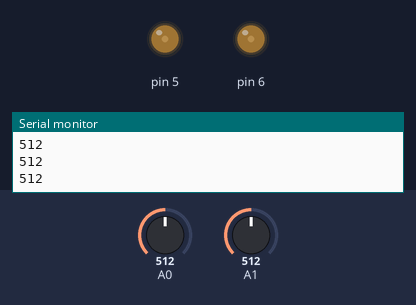
Bench run of a sketch on a simulated Arduino Uno, built with avr-gcc and run on an emulated ATmega328P. Shown: output pins drawn as LEDs (lit = HIGH), the last lines printed to the serial monitor. The inputs (shaded band) are chosen by the test bench; at power-on: A1 = 512, A0 = 512.

Above: at 1.2 s.
1.3 s: A1 set to 716
At 1.7 s:
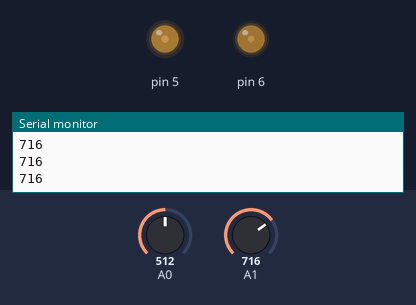
2.8 s: A0 set to 716
At 4.0 s:
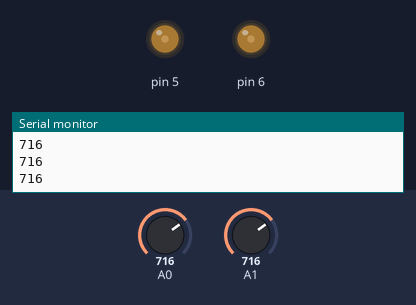
4.3 s: A1 set to 900
At 5.2 s:
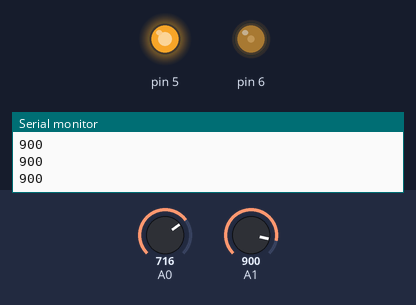
5.8 s: A0 set to 900
At 6.4 s:
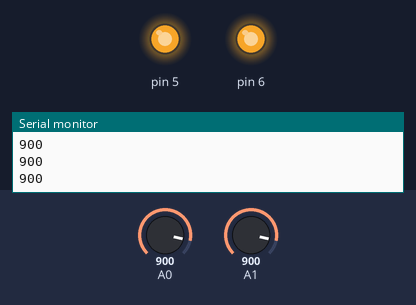
7.3 s: A1 set to 915
At 8.5 s:
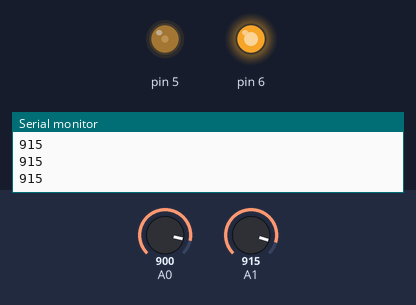
8.8 s: A0 set to 904
At 9.9 s:
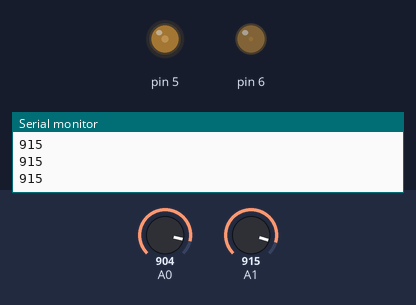
Timing chart, 0 to 11.3 s (numbered marks = the images above; inputs shaded):
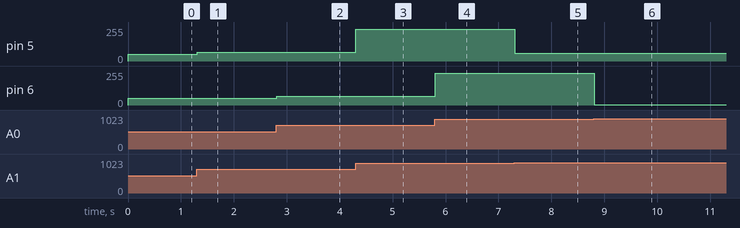

The sketch:

AnalogIO.ino
```cpp
// C++ code
//
void setup()
{

  pinMode(6, OUTPUT);
  pinMode(5, OUTPUT);
  pinMode(A0, INPUT);
  pinMode(A1, INPUT);
  Serial.begin(9600);

}

void loop()
{


  //sensor will have a value of 0-1023
  int sensor = analogRead(A0);
  int pent = analogRead(A1);

  Serial.println(pent);

  int sensoradj = map(sensor, 0, 50, 0, 255);
  int sensoradi = map(pent, 0, 50, 0, 255);

  //analog write wants a value of 0-255
  analogWrite(6, sensoradj);
  analogWrite(5, sensoradi);


}
```

Measured:
- the behaviour switches between 903 and 904 on A1 (found by bisection; images 4 and 5)
- the behaviour switches between 903 and 904 on A0 (found by bisection; images 5 and 6)
- after the input at 1.3 s, pin 5: 51/255 → 67/255 at once
- after the input at 2.8 s, pin 6: 51/255 → 67/255 at once
- after the input at 4.3 s, pin 5: 67/255 → 238/255 at once
- after the input at 5.8 s, pin 6: 67/255 → 238/255 at once
- after the input at 7.3 s, pin 5: 238/255 → 58/255 at once
- after the input at 8.8 s, pin 6: 238/255 → 2/255 at once
